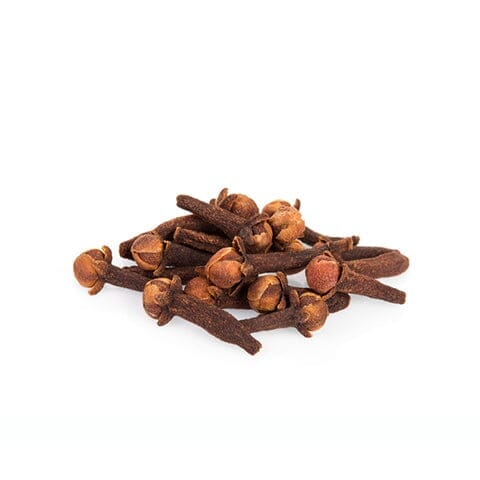
#> input picture image_assets/image4.jpg, 480 x 480 px, found by its file name
$ python '5. grayscale_conversion.py'
#> lines starting #> are read from the running program, lines starting #| are printed output that depends on the picture
import cv2

image = cv2.imread('image_assets/image4.jpg')
#> image is the input picture: shape (480, 480, 3); mean B, G, R 228.9, 231.5, 237.6

if image is not None:
  gray = cv2.cvtColor(image, cv2.COLOR_BGR2GRAY)
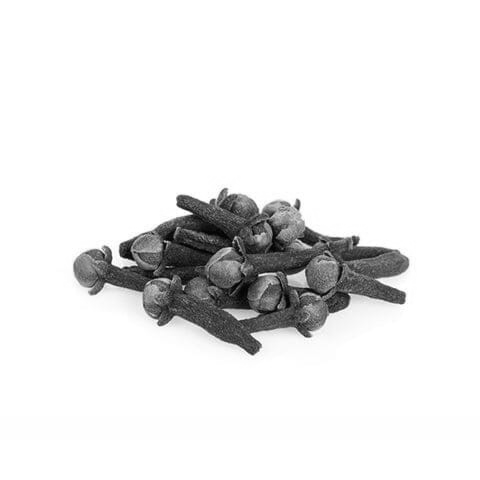
#> gray: shape (480, 480); min 2, max 255, mean 233
  cv2.imshow('GrayScale', gray)
  cv2.waitKey(0)
  cv2.destroyAllWindows()

else:
  print("Couldn't Load the image.")


$ run again, with image_assets/image1.jpg copied over image_assets/image4.jpg
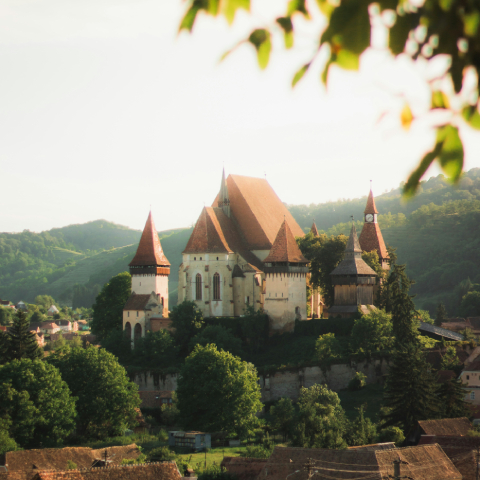
#> input picture image_assets/image1.jpg, 480 x 480 px, found by its file name
#> image is the input picture: shape (480, 480, 3); mean B, G, R 124.3, 140.6, 142.5
#> `gray = cv2.cvtColor(image, cv2.COLOR_BGR2GRAY)`:
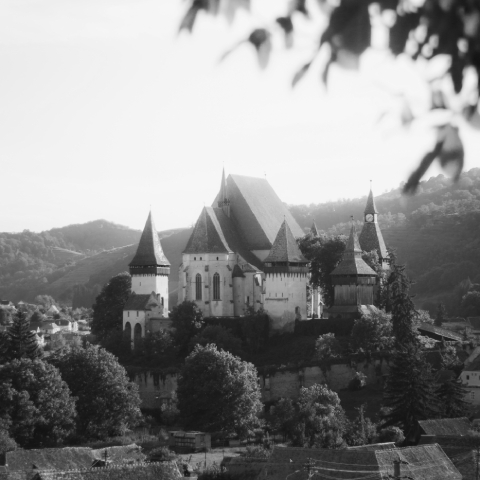
#> gray: shape (480, 480); min 18, max 249, mean 139.3

$ run again, with image_assets/image2.jpg copied over image_assets/image4.jpg
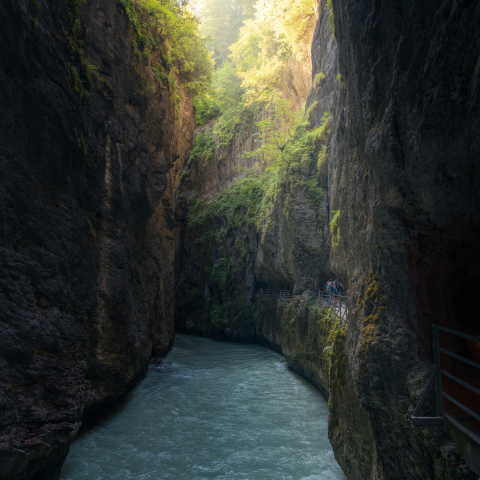
#> input picture image_assets/image2.jpg, 480 x 480 px, found by its file name
#> image is the input picture: shape (480, 480, 3); mean B, G, R 49.5, 55, 50.8
#> `gray = cv2.cvtColor(image, cv2.COLOR_BGR2GRAY)`:
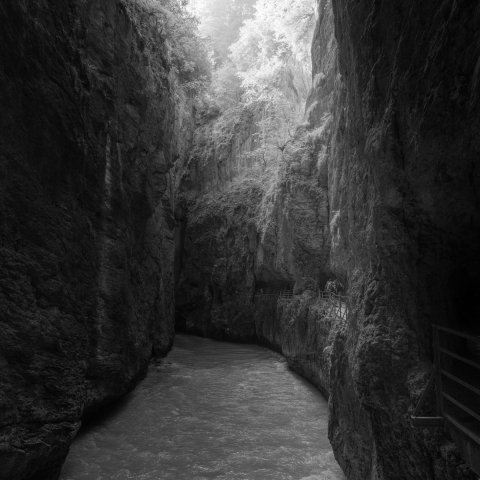
#> gray: shape (480, 480); min 0, max 254, mean 53.1

$ run again, with image_assets/image3.jpg copied over image_assets/image4.jpg
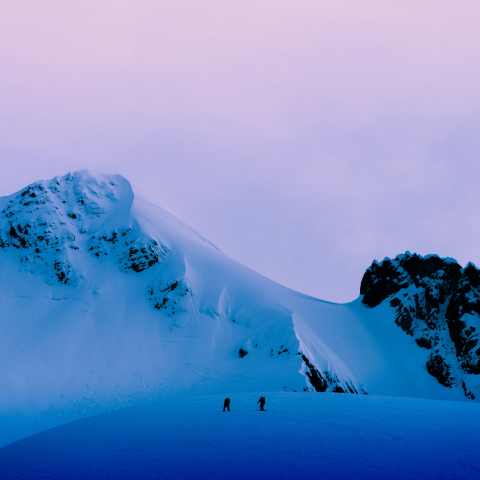
#> input picture image_assets/image3.jpg, 480 x 480 px, found by its file name
#> image is the input picture: shape (480, 480, 3); mean B, G, R 197.9, 143, 113.5
#> `gray = cv2.cvtColor(image, cv2.COLOR_BGR2GRAY)`:
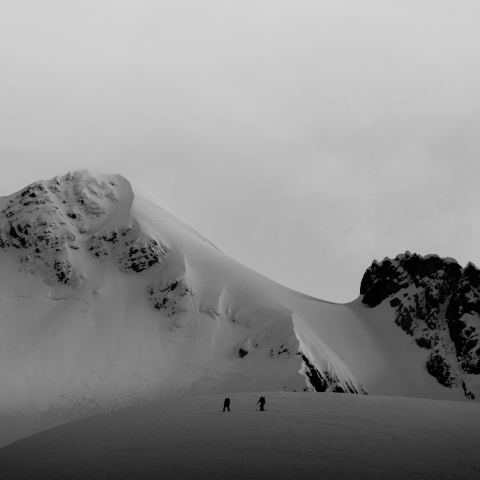
#> gray: shape (480, 480); min 0, max 214, mean 140.4
